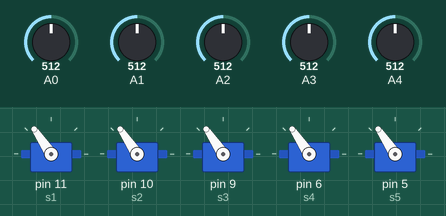
Bench run of a sketch on a simulated Arduino Uno, built with avr-gcc and run on an emulated ATmega328P. Shown: 5 × servo. The test bench sets the inputs (shaded band); at power-on: A0 = 512, A1 = 512, A2 = 512, A3 = 512, A4 = 512.

Above: at 1.2 s.
1.3 s: A0 set to 716
At 2.0 s:
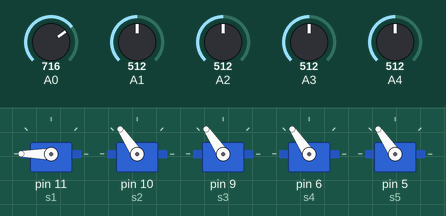
2.8 s: A1 set to 716
At 4.0 s:
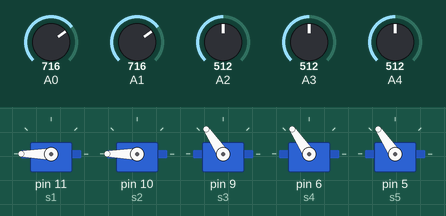
4.3 s: A2 set to 716
At 5.4 s:
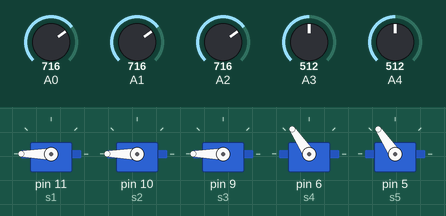
5.8 s: A3 set to 716
At 6.4 s:
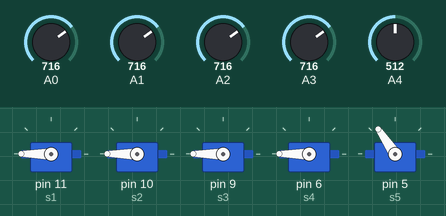
7.3 s: A4 set to 716
At 7.8 s:
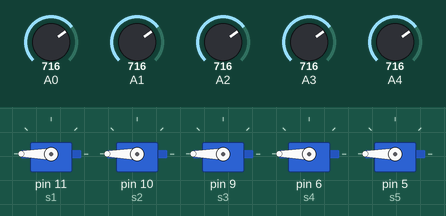
8.8 s: A0 set to 306
At 9.9 s:
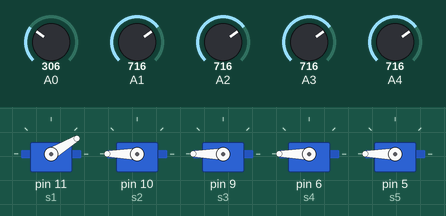
Timing chart, 0 to 11.3 s (numbered marks = the images above; inputs shaded):
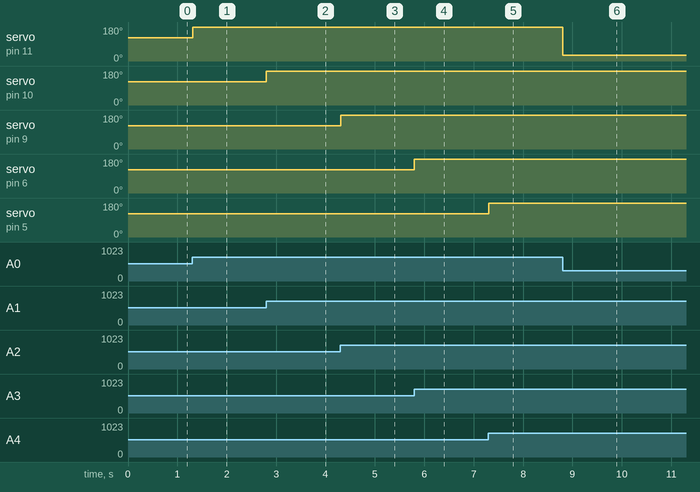

The sketch:

CODE.ino
```cpp
#include <Servo.h>
Servo s1;
Servo s2;
Servo s3;
Servo s4;
Servo s5;
int val1=0;
int val2=0;
int val3=0;
int val4=0;
int val5=0;


void setup()
{
  s1.attach(11);
  s2.attach(10);
  s3.attach(9);
  s4.attach(6);
  s5.attach(5);
  pinMode(A0, INPUT);
  pinMode(A1, INPUT);
  pinMode(A2, INPUT);
  pinMode(A3, INPUT);
  pinMode(A4, INPUT);
}

void loop()
{
  val1 = analogRead(A0);
  val2 = analogRead(A1);
  val3 = analogRead(A2);
  val4 = analogRead(A3);
  val5 = analogRead(A4);
  val1 = map(val1,236,634,0,180); //100 kilo ohm resistors are used
  val2 = map(val2,236,634,0,180);
  val3 = map(val3,236,634,0,180);
  val4 = map(val4,236,634,0,180);
  val5 = map(val5,236,634,0,180);
  s1.write(val1);
  s2.write(val2);
  s3.write(val3);
  s4.write(val4);
  s5.write(val5);
  delay(10);
}
```

Measured:
- after the input at 1.3 s, servo on pin 11 (s1): 124° → 180° at once
- after the input at 2.8 s, servo on pin 10 (s2): 124° → 180° at once
- after the input at 4.3 s, servo on pin 9 (s3): 124° → 180° at once
- after the input at 5.8 s, servo on pin 6 (s4): 124° → 180° at once
- after the input at 7.3 s, servo on pin 5 (s5): 124° → 180° at once
- after the input at 8.8 s, servo on pin 11 (s1): 180° → 31° at once
